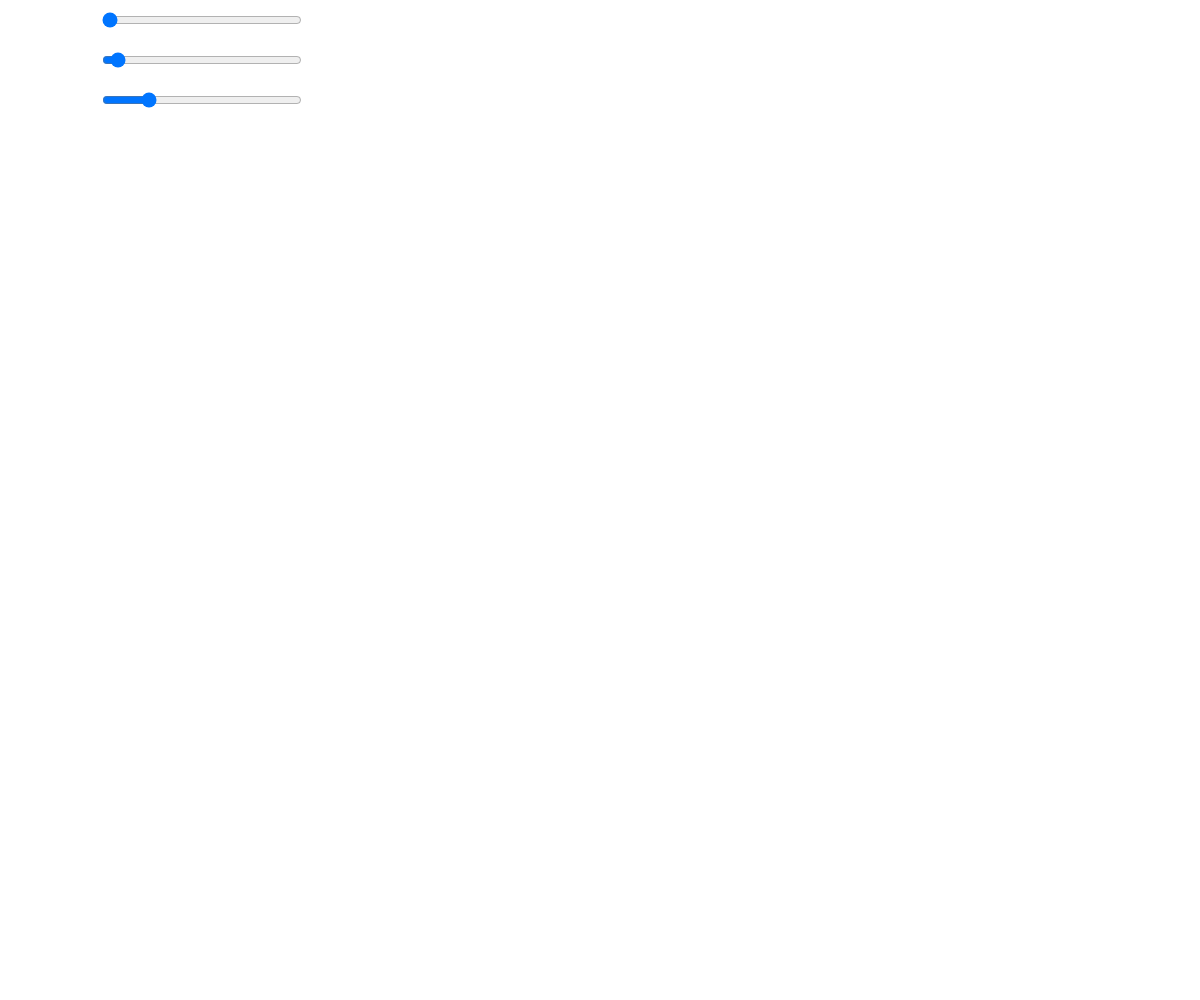
Frame 1 (no input)
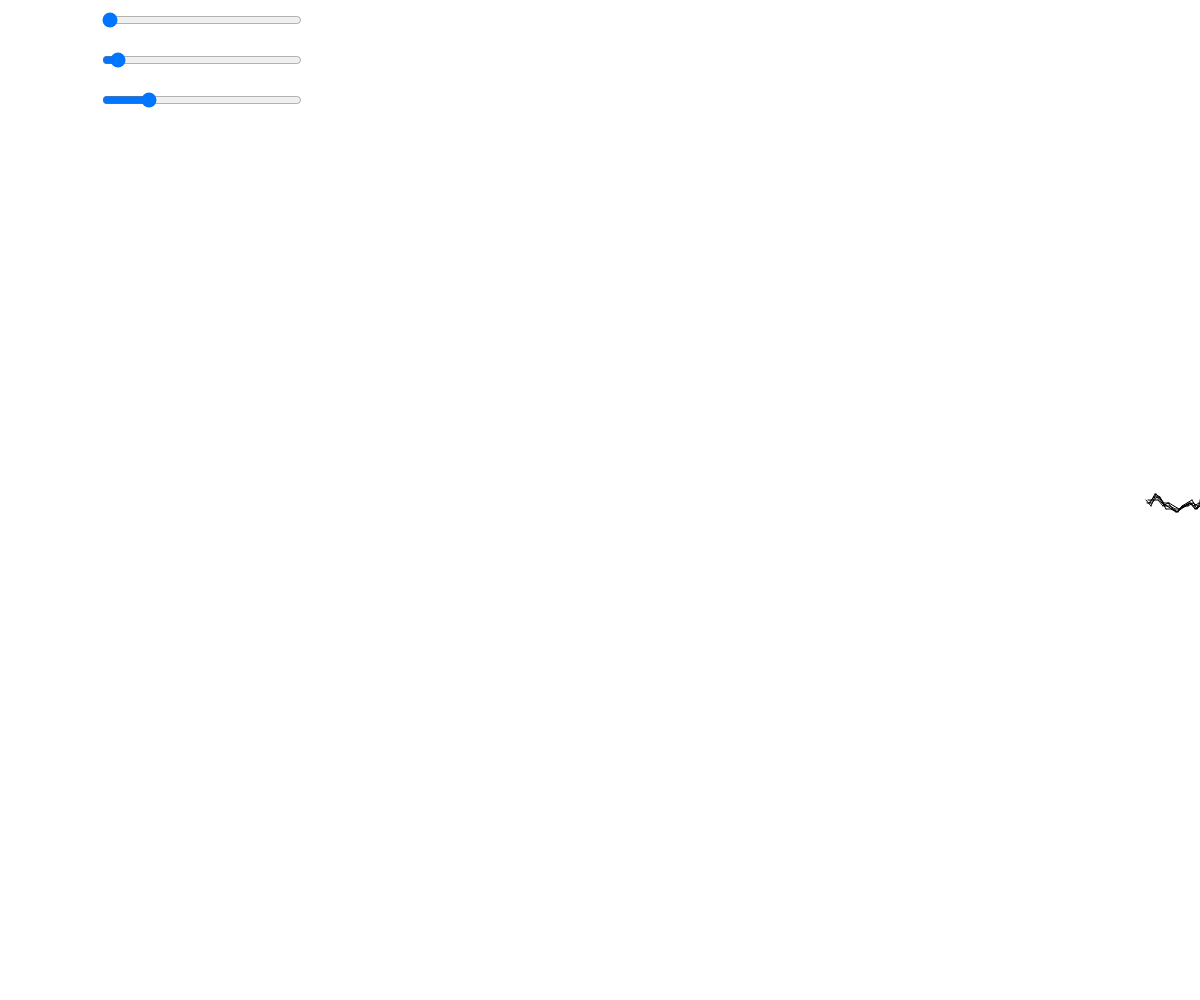
Frame 60 (no input)
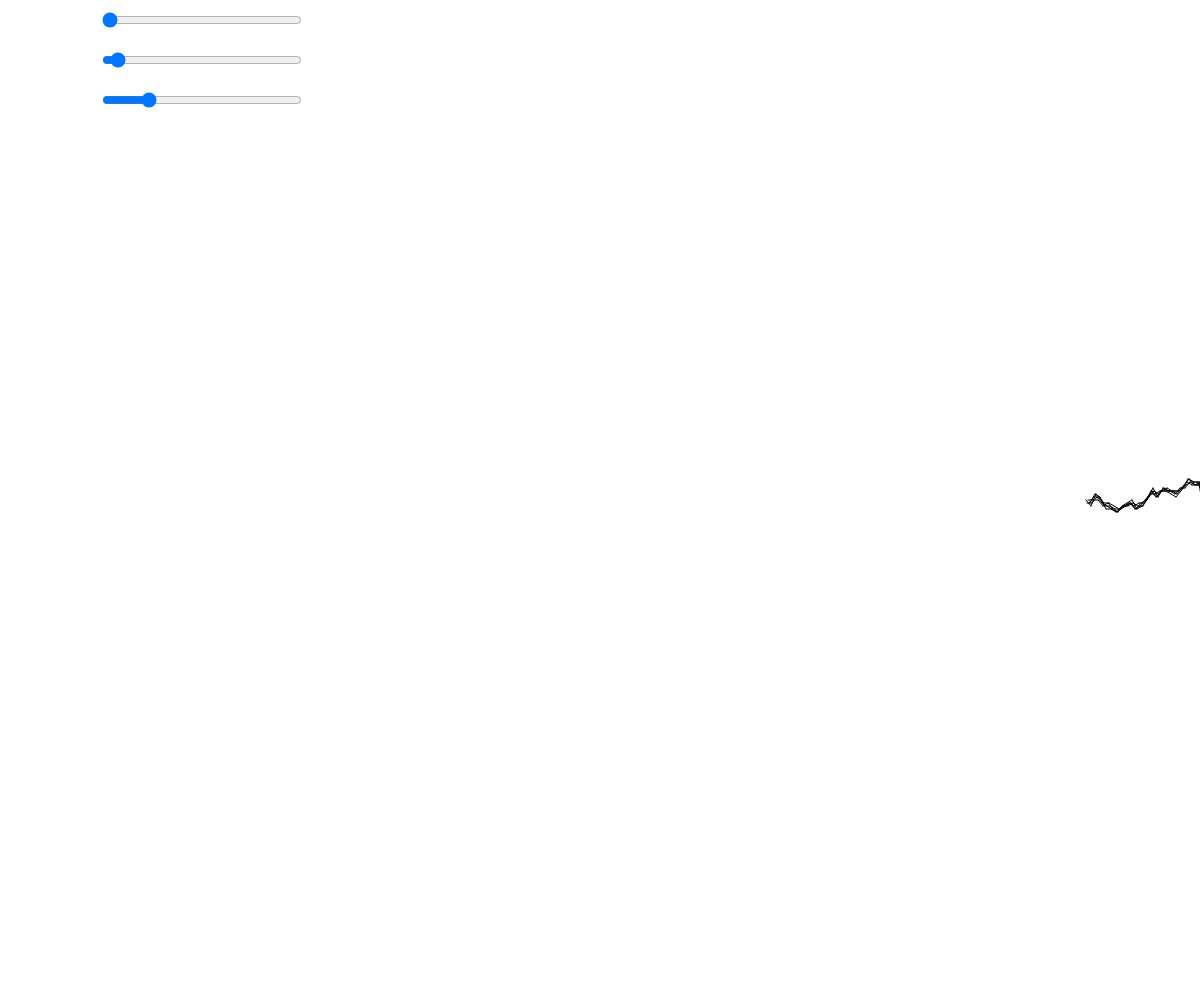
Frame 120 (the mouse pressed at the canvas centre since frame 60)

The p5.js sketch that drew these frames (run headless with seeded random() and noise() and a simulated clock; from frame 60 on, the mouse is pressed at the canvas centre):

// p5.js sketch
// ── sketch.js
var nodes = [];
var step = 1;
var jump = 3;
var source;
var winWidth;
var winHeight;
var pointOffset = 5;

var stepSlider;
var jumpSlider;
var pointOffsetSlider;

function setup() {

  winWidth = windowWidth - 0;
  winHeight = windowHeight - 0;
  createCanvas(winWidth, winHeight);
  background(255);

  stroke(0);

  source = new Node (winWidth, winHeight / 2.0);
//creation
  stepSlider = createSlider (1, 10, 1, 1);
  jumpSlider = createSlider (1, 50, 3, 1);
  pointOffsetSlider = createSlider (1, 20, 5, 1);
//position
  stepSlider.position (100, 10);
  jumpSlider.position (100, 50);
  pointOffsetSlider.position (100, 90);
//style
  stepSlider.style('width', '200px');
  jumpSlider.style('width', '200px');
  pointOffsetSlider.style('width', '200px');


}

function draw() {

//sliders

  step = stepSlider.value();
  jump = jumpSlider.value();
  pointOffset = pointOffsetSlider.value();

  background (255);
  //rect (0,0,winWidth - 2, winHeight - 2);

  nodes.push(new Node (source.x, source.y));

  source.move();

  for (var i = 0; i < nodes.length - pointOffset; i++) {

    nodes[i].display (nodes[i + pointOffset]);
    nodes[i].decrement (step);

    if (nodes[i].x < 0) {
      nodes.shift(); //remove from front of array
    }
  }
}

function Node(x, y) {
    this.x = x;
    this.y = y;

  this.display = function(pair) {
    line (this.x, this.y, pair.x, pair.y);
  };

  this.decrement = function(step) {
    this.x -= step;
  };

  this.move = function() { //only for source node
    var change = random([-1,0,1]);
    change *= jump;
    this.y += change;

    if (this.y > winHeight) {
      this.y = winHeight - jump;
    }
    if (this.y < 0) {
      this.y = 0 + jump;
    }
  };
}
